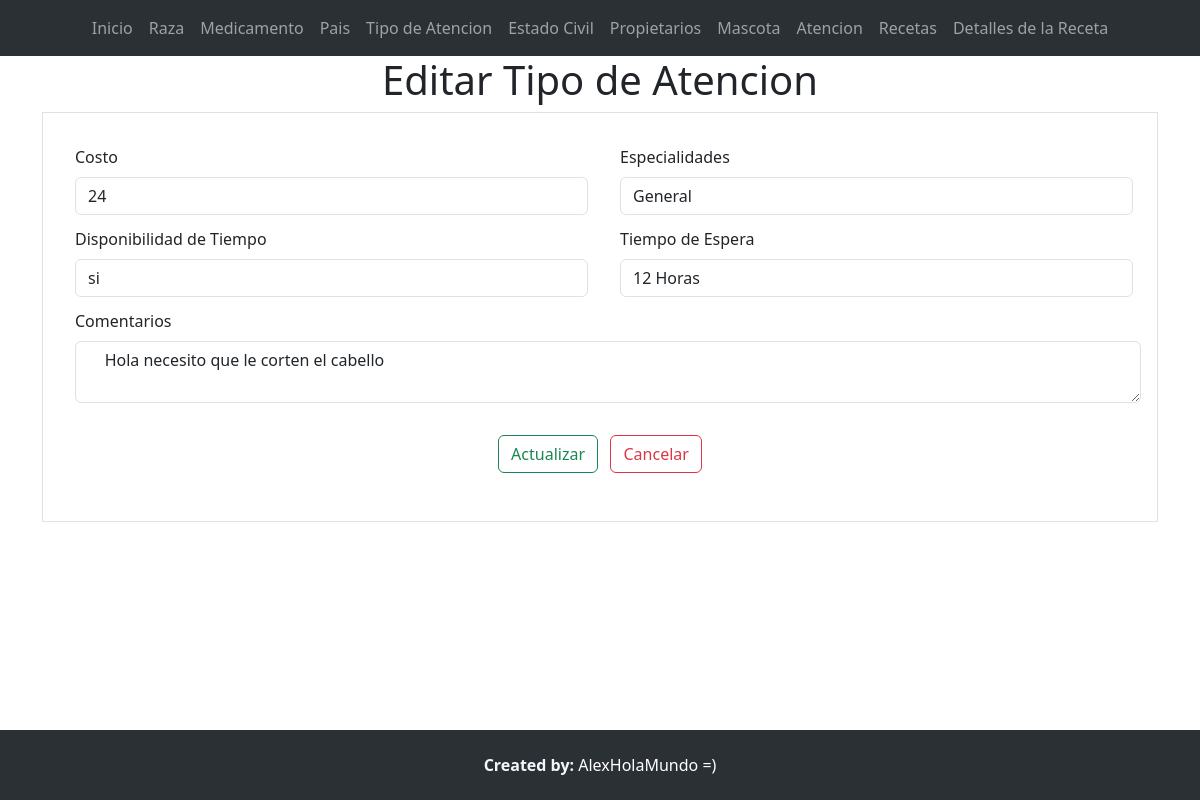
The app's page /editarTipoAtencion/2 with its own data.
### Aplicaciones/Veterinaria/models.py (models this page shows, shortened)
class TipoAtencion(models.Model):
    idTipoAtencion_wt=models.AutoField(primary_key=True)
    costo_wt=models.IntegerField()
    especialidades_wt=models.CharField(max_length=100)
    disponibilidad_wt=models.CharField(max_length=100)
    tiempoEspera_wt=models.CharField(max_length=100)
    comentarios_wt=models.CharField(max_length=100)

### Aplicaciones/Veterinaria/views.py (the view)
# urls.py: path('editarTipoAtencion/<id>',views.editarTipoAtencion),
def editarTipoAtencion(request,id):
    tipoAtencionEditar=TipoAtencion.objects.get(idTipoAtencion_wt=id)
    return render(request,'editarTipoAtencion.html',{'tipoAtencion':tipoAtencionEditar})

### Aplicaciones/Veterinaria/templates/editarTipoAtencion.html (shortened to what this page needs)
{% extends "./plantilla.html" %} {% block contenido %} {% load static %}
<h1 class="text-center">Editar Tipo de Atencion</h1>
<div class="container">
  <div class="row">
    <div class="col-md-12">
      <form class="border p-4" action="/actualizarTipoAtencion/" method="POST">
        <div class="row">
          <div class="col-md-6">
            <div class="m-1">
              <label for="" class="form-label m-1">Costo</label>
              <input
                type="number"
                required
                class="form-control m-1"
                placeholder="Ej. 20.00"
                value="{{tipoAtencion.costo_wt}}"
                name="costo_wt"
                id="costo_wt"
              />
            </div>
          </div>
          <div class="col-md-6">
            <div class="m-1">
              <label for="" class="form-label m-1">Especialidades</label>
              <input
                type="text"
                required
                class="form-control m-1"
                placeholder="Ej. Vacunacion"
                value="{{tipoAtencion.especialidades_wt}}"
                name="especialidades_wt"
                id="especialidades_wt"
              />
            </div>
          </div>
        </div>
        <div class="row">
          <div class="col-md-6">
            <div class="m-1">
              <label for="" class="form-label m-1"
                >Disponibilidad de Tiempo</label
              >
              <input
                type="text"
                required
                class="form-control m-1"
                placeholder="Ej. Si"
                value="{{tipoAtencion.disponibilidad_wt}}"
                name="disponibilidad_wt"
                id="disponibilidad_wt"
              />
            </div>
          </div>
          <div class="col-md-6">
            <div class="m-1">
              <label for="" class="form-label m-1">Tiempo de Espera</label>
              <input
                type="text"
                required
                class="form-control m-1"
                placeholder="Ej. 24 Horas"
                value="{{tipoAtencion.tiempoEspera_wt}}"
                name="tiempoEspera_wt"
                id="tiempoEspera_wt"
              />
            </div>
          </div>
          <div class="m-1">
            <label for="" class="form-label m-1">Comentarios</label>
            <textarea
              type="text"
              required
              class="form-control m-1"
              placeholder="Ej. Ninguna"
              name="comentarios_wt"
              id="comentarios_wt"
            >
  {{tipoAtencion.comentarios_wt}}</textarea
            >
          </div>
        </div>
        <center class="m-4">
          <button type="submit" name="button" class="btn btn-outline-success">
            Actualizar</button
          >&nbsp;&nbsp;
          <a href="/listaTipoAtencion" class="btn btn-outline-danger">
            Cancelar
          </a>
        </center>
      </form>
    </div>
  </div>
</div>
{% endblock %}

### crudDjango/static/css/styles.css (style rules this page uses)
body { margin: 0; padding: 0; margin-bottom: 70px; }

### records on screen
TipoAtencion: costo_wt "24", especialidades_wt "General", disponibilidad_wt "si", tiempoEspera_wt "12 Horas", comentarios_wt "Hola necesito que le corten el cabello"
